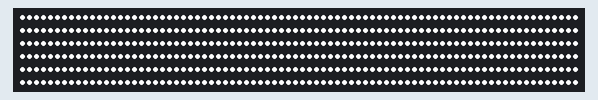
This sketch was run on a simulated Teensy 3. On the bench: 480 RGB LEDs in strip order, left to right, continuing on the next row.

Above: at 62.6 s.

The sketch:

WS2811_test_Teensy3_0.ino
```cpp
// (licence header left out)
#include <OctoWS2811.h>

const int ledsPerStrip = 60;

DMAMEM int displayMemory[ledsPerStrip*6];
int drawingMemory[ledsPerStrip*6];

const int config = WS2811_GRB | WS2811_800kHz;

OctoWS2811 leds(ledsPerStrip, displayMemory, drawingMemory, config);

void setup() {
  leds.begin();
  leds.show();
}

#define RED    0xFF0000
#define GREEN  0x00FF00
#define BLUE   0x0000FF
#define YELLOW 0xFFFF00
#define PINK   0xFF1088
#define ORANGE 0xE05800
#define WHITE  0xFFFFFF

void loop() {
  int microsec = 2000000 / leds.numPixels();  // change them all in 2 seconds

  // uncomment for voltage controlled speed
  // millisec = analogRead(A9) / 40;

  colorWipe(RED, microsec);
  colorWipe(GREEN, microsec);
  colorWipe(BLUE, microsec);
  colorWipe(YELLOW, microsec);
  colorWipe(PINK, microsec);
  colorWipe(ORANGE, microsec);
  colorWipe(WHITE, microsec);
}

void colorWipe(int color, int wait)
{
  for (int i=0; i < leds.numPixels(); i++) {
    leds.setPixel(i, color);
    leds.show();
    delayMicroseconds(wait);
  }
}
```
